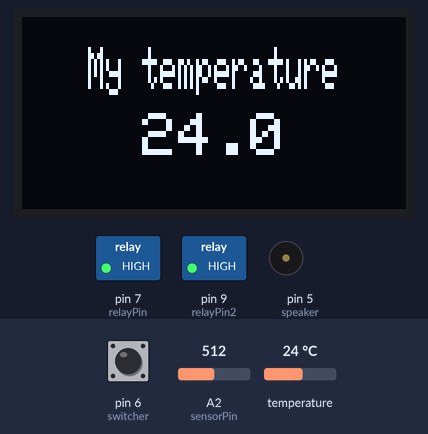
Simulated run of this sketch. Board: Arduino Uno, built with avr-gcc and run on an emulated ATmega328P. Shown: 128×64 one-colour display, switched loads named in the sketch (green lamp = pin HIGH), buzzer (waves = sounding, pin HIGH). Inputs (shaded band) come from the test bench; at power-on: temperature 24 °C, A2 (sensorPin) = 512, pin 6 (switcher) LOW.

Above: at 2.5 s.
2.6 s: temperature set to 12 °C
At 3.4 s:
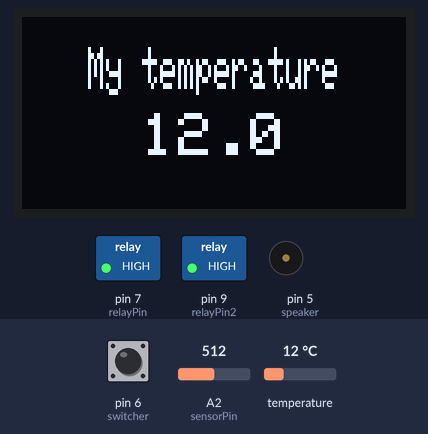
6.6 s: A2 (sensorPin) set to 692
9.5 s: A2 (sensorPin) set to 715
At 12.7 s:
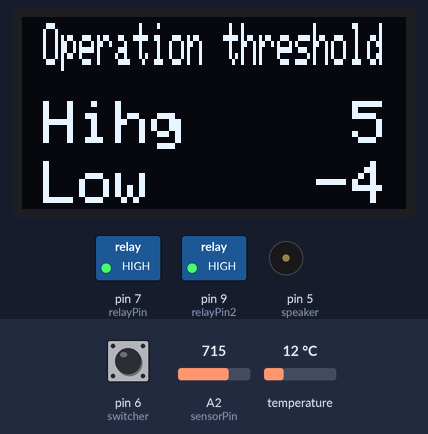
13.0 s: A2 (sensorPin) set to 190
At 15.0 s:
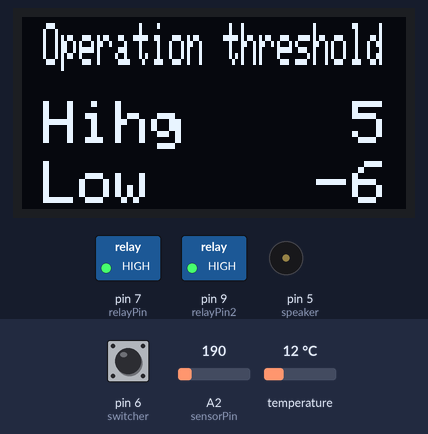
17.0 s: temperature set to 19 °C
At 19.0 s:
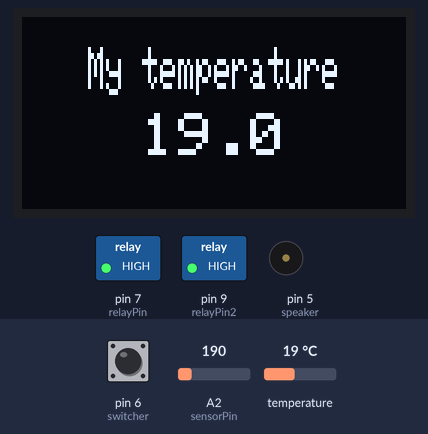
19.3 s: temperature set to 28 °C
At 20.0 s:
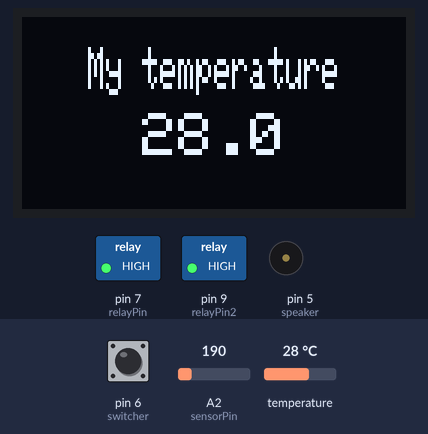
Timing chart, 0 to 21.9 s (numbered marks = the images above; inputs shaded):
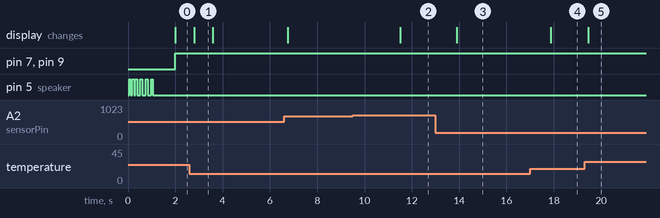

Measured:
- the behaviour switches between 699 and 700 on A2 (sensorPin) (found by bisection; images 1 and 2)
- after the input at 2.6 s, the display: changes after 0.19 s (image 1)
- after the input at 9.5 s, the display: changes after 2.0 s (image 2)
- after the input at 13.0 s, the display: changes after 0.90 s (image 3)
- after the input at 17.0 s, the display: changes after 0.86 s (image 4)
- after the input at 19.3 s, the display: changes after 0.15 s (image 5)
- what the display in image 1 shows lasts 0.8 s, from 2.8 s to 3.6 s

The sketch:

fridge.ino
```cpp
// Libs for screen
#include <Adafruit_GFX.h>
#include <Adafruit_SSD1306.h>
// libs for temp sensor
#include <OneWire.h>
#include <DallasTemperature.h>

#define DS18B20 1
#define speaker 5
#define switcher 6
#define sensorPin A2
#define relayPin 7
#define relayPin2 9

OneWire ourWire(DS18B20);
DallasTemperature sensor(&ourWire);

#define SCREEN_I2C_ADDR 0x3C // or 0x3C
#define SCREEN_WIDTH 128     // OLED display width, in pixels
#define SCREEN_HEIGHT 64     // OLED display height, in pixels
#define OLED_RST_PIN -1      // Reset pin (-1 if not available)

Adafruit_SSD1306 display(128, 64, &Wire, OLED_RST_PIN);

float temperature = 0;
bool beeperActivator = false;                     // this is like a trigger that makes speaker active only when it's true;

const float hysteresis = 0.2;
const int actTemperature = 5;
int deactTemperature = -5;
int analogInValue = 0;
int analogInValueInSteps1;
int analogInValueInSteps2;
bool scereenTrigger = false;
bool trigger = false;

String temperatureInString;                      // i convert the float into the temperatureInString var
String temperatureHeader = "My temperature";

unsigned long previousMillis = 0;
  unsigned long currentMillis;


void setup() {
  // Serial.begin(9600);                // for debugging
  // Serial.println("start");
  pinMode(relayPin, OUTPUT);
  pinMode(speaker, OUTPUT);
  pinMode(relayPin2, OUTPUT);
  pinMode(switcher, INPUT);
  display.begin(SSD1306_SWITCHCAPVCC, SCREEN_I2C_ADDR);
  sensor.begin();
  display.clearDisplay();
  display.setTextColor(WHITE);
  display.setRotation(0);
  display.setTextWrap(false);
  display.dim(0);  //Set brightness (0 is maximun and 1 is a little dim)+
  digitalWrite(relayPin, LOW);
  // digitalWrite(relayPin2, HIGH);
  powerOn();
}

void loop() {
  getTemperature();         // make it checked one minute
  speakerTrigger();         // move it down

  currentMillis = millis();
  temperatureSetRoutine();

  if (temperature >= actTemperature && beeperActivator == true){
    speakerReactionHigh();
    speakerReactionHigh();
    beeperActivator = false;
  }

  if (temperature <= deactTemperature && beeperActivator == true){
    speakerReactionLow();
    beeperActivator = false;
  }

  temperatureSwithcer();
  relayTrigger();

  // Serial.println(analogInValue);
  // delay(100);
}
//_____________________________________________________________________________________________________________________________________________________________

void temperatureSetRoutine(){
  if(scereenTrigger){                       //temperatureSetRoutine
    tempBorders();
    if(currentMillis - previousMillis < 3000){
    }else{
      scereenTrigger = false;
    }
  }else{
    if (digitalRead(switcher) == HIGH){
      tempBorders();
    }else{
      myTemperature();
    }
  }

  if(analogInValueInSteps1 != analogInValueInSteps2){
    analogInValueInSteps2 = analogInValueInSteps1;
    scereenTrigger = true;
    previousMillis = currentMillis;
  }
}
void relayTrigger(){
  if(temperature >= actTemperature){
    digitalWrite(relayPin, HIGH);
    digitalWrite(relayPin2, HIGH);
  }
  if(temperature <= deactTemperature){
    digitalWrite(relayPin, LOW);
    digitalWrite(relayPin2, LOW);
  }
}


void temperatureSwithcer(){
  analogInValue = analogRead(sensorPin);
  if(analogInValue >= 0 && analogInValue < 120){
    deactTemperature = -7;
    analogInValueInSteps1 = 5;
  }else if(analogInValue >= 120 && analogInValue < 200){
    deactTemperature = -6;
    analogInValueInSteps1 = 4;
  }else if(analogInValue >= 200 && analogInValue < 700){
    deactTemperature = -5;
    analogInValueInSteps1 = 3;
  }else if(analogInValue >= 700 && analogInValue <= 2000){
    deactTemperature = -4;
    analogInValueInSteps1 = 2;
  }else if(analogInValue >= 2000 && analogInValue <= 3800){
    deactTemperature = -3;
    analogInValueInSteps1 = 1;
  }else if(analogInValue >= 3900 && analogInValue <= 4096){
    deactTemperature = 0;
    analogInValueInSteps1 = 0;
  }
}

void powerOn(){                         // The function that plays ones when power is on. It plays melody.
    for(int i1 = 1; i1 <= 3; i1++){
    digitalWrite(speaker, HIGH);
    delay(80);
    digitalWrite(speaker, LOW);
    delay(50);
    }
    delay(80);
  for(int i2 = 1; i2 <= 3; i2++){
    digitalWrite(speaker, HIGH);
    delay(80);
    digitalWrite(speaker, LOW);
    delay(150);
  }
}

void speakerReactionHigh () {         // The function that plays melody related for reaching HIGH temperature parameter
  for(int i = 1; i <= 4; i++){
    digitalWrite(speaker, HIGH);
    delay(70);
    digitalWrite(speaker, LOW);
    delay(70);
  }
  delay(1000);
}

void speakerReactionLow () {         // The function that plays melody related for reaching LOW temperature parameter
  digitalWrite(speaker, HIGH);
  delay(500);
  digitalWrite(speaker, LOW);
  delay(100);
  digitalWrite(speaker, HIGH);
  delay(70);
  digitalWrite(speaker, LOW);
  delay(1000);
}

void myTemperature(){
  display.clearDisplay();
  temperatureInString = String(temperature);
  // int length = temperatureHeader.length();
  // int length2 = temperatureInString.length() - 1;
  temperatureInString[temperatureInString.length()-1] = NULL;
	display.setCursor((128-(temperatureHeader.length())*6)/2, 10); //(x,y)        // this sets the cursor so that the input is centered in the screen
  display.setTextSize(1,2);
	display.println("My temperature");

	display.setCursor((128-(temperatureInString.length() - 1)*12)/2, 32);         // this sets the cursor so that the input is centered in the screen
  display.setTextSize(2);
	display.print(temperatureInString);
  display.display();
};

void getTemperature(){
  sensor.requestTemperatures();
  temperature = sensor.getTempCByIndex(0);
}

void tempBorders(){
  display.clearDisplay();

  display.setTextSize(1,2);
  display.setCursor(7, 2);
  display.println("Operation threshold");

  display.setTextSize(2);
  display.setCursor(7, 28);
  display.println("Hihg");

  display.setCursor(7, 48);
  display.println("Low");

  display.setCursor(110, 28);
  display.println(actTemperature);

  if(deactTemperature == 0){
    display.setCursor(110, 48);
  }else{
    display.setCursor(98, 48);
  }
  display.println(deactTemperature);

  display.display();
}

void speakerTrigger(){
  if (temperature < (actTemperature - hysteresis) && temperature > (deactTemperature + hysteresis ) ){
    beeperActivator = true;
  }
}
```
